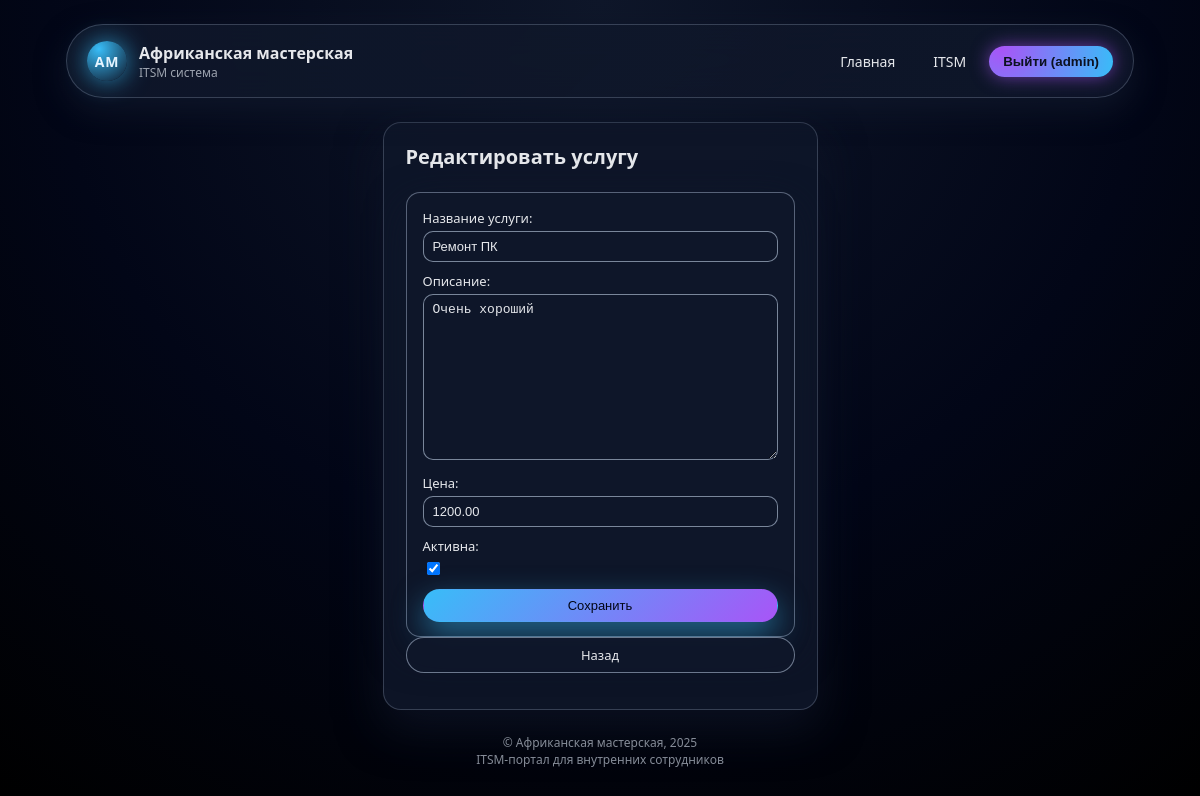
Page /itsm/services/2/edit/ (signed in) on the committed database.
### service_desk/models.py (models this page shows, shortened)
class Service(models.Model):
    name = models.CharField("Название услуги", max_length=255)
    description = models.TextField("Описание", blank=True)
    price = models.DecimalField("Цена", max_digits=10, decimal_places=2)
    is_active = models.BooleanField("Активна", default=True)

### service_desk/views.py (the view)
# urls.py: path('itsm/services/<int:pk>/edit/', views.service_edit, name='service_edit'),
@user_passes_test(is_admin)
def service_edit(request, pk):
    service = get_object_or_404(Service, pk=pk)
    if request.method == 'POST':
        form = ServiceForm(request.POST, instance=service)
        if form.is_valid():
            form.save()
            return redirect('service_desk:services_list')
    else:
        form = ServiceForm(instance=service)
    return render(request, 'itsm/service_form.html', {'form': form, 'title': 'Редактировать услугу'})

### service_desk/forms.py
class ServiceForm(forms.ModelForm):
    class Meta:
        model = Service
        fields = ["name", "description", "price", "is_active"]

### service_desk/views.py (called while the page is built)
def is_admin(user):
    return user.is_superuser or user.is_staff

### templates/itsm/service_form.html (shortened to what this page needs)
{% extends 'base.html' %}
{% block content %}
<div class="section-header">
    <h2>{{ title }}</h2>
</div>
<form method="post" class="form-card">
    {{ form.as_p }}
    <button class="btn btn-primary btn-full mt-3">Сохранить</button>
</form>
<a href="{% url 'service_desk:services_list' %}" class="btn btn-secondary mt-3">Назад</a>
{% endblock %}

### templates/base.html (shortened to what this page needs)
<!DOCTYPE html>
<html lang="ru">
<head>
    <link rel="stylesheet" href="/static/css/style.css">
</head>
<body>
<div class="app-shell">
    <header class="main-header">
        <div class="logo-block">
            <div class="logo-circle">AM</div>
            <div>
                <h1 class="app-title">Африканская мастерская</h1>
                <p class="app-subtitle">ITSM система</p>
            </div>
        </div>
        <nav class="main-nav">
            <a class="nav-link" href="{% url 'service_desk:index' %}">Главная</a>
            {% if user.is_authenticated %}
                <a class="nav-link" href="{% url 'service_desk:itsm_dashboard' %}">
                    ITSM
                </a>
                <form action="{% url 'logout' %}" method="post" style="display:inline;">
                    <button class="nav-link nav-link-accent" type="submit">
                        Выйти ({{ user.username }})
                    </button>
                </form>
            {% else %}
                <a class="nav-link nav-link-accent" href="{% url 'login' %}">
                    Вход
                </a>
            {% endif %}
        </nav>
    </header>
    <main class="main-content section section-narrow">
        {% block content %}{% endblock %}
    </main>
    <footer class="main-footer">
        © Африканская мастерская, 2025<br>
        ITSM-портал для внутренних сотрудников
    </footer>
</div>
</body>
</html>

### static/css/style.css (style rules this page uses)
:root { --bg: #050816; --bg-elevated: rgba(15, 23, 42, 0.9); --border-subtle: rgba(148, 163, 184, 0.3); --primary: #38bdf8; --primary-soft: rgba(56, 189, 248, 0.15); --accent: #a855f7; --text-main: #e5e7eb; --text-muted: #9ca3af; --danger: #ef4444; --success: #22c55e; --radius-lg: 18px; --shadow-soft: 0 18px 45px rgba(15, 23, 42, 0.7); }
*, *::before, *::after { box-sizing: border-box; }
html, body { margin: 0; padding: 0; height: 100%; font-family: system-ui, -apple-system, BlinkMacSystemFont, "Segoe UI", sans-serif; color: var(--text-main); background: radial-gradient(circle at top, #0f172a 0, #020617 55%, #000 100%); }
body { position: relative; overflow-x: hidden; }
.app-shell { min-height: 100vh; max-width: 1100px; margin: 0 auto; padding: 24px 16px 32px; display: flex; flex-direction: column; gap: 24px; }
.main-header { display: flex; align-items: center; justify-content: space-between; padding: 16px 20px; border-radius: 999px; background: linear-gradient(135deg, rgba(15,23,42,0.92), rgba(15,23,42,0.88)); box-shadow: 0 12px 30px rgba(15, 23, 42, 0.85); border: 1px solid rgba(148, 163, 184, 0.3); backdrop-filter: blur(16px); gap: 16px; }
.logo-block { display: flex; align-items: center; gap: 12px; }
.logo-circle { width: 40px; height: 40px; border-radius: 999px; background: radial-gradient(circle at 30% 20%, #38bdf8, #0f172a); display: flex; align-items: center; justify-content: center; font-weight: 700; font-size: 14px; letter-spacing: 0.06em; color: #e5f4ff; box-shadow: 0 0 25px rgba(56, 189, 248, 0.7); }
.app-title { margin: 0; font-size: 16px; font-weight: 600; }
.app-subtitle { margin: 0; font-size: 12px; color: var(--text-muted); }
.main-nav { display: flex; align-items: center; gap: 8px; font-size: 14px; }
.nav-link { padding: 8px 14px; border-radius: 999px; color: var(--text-main); text-decoration: none; border: 1px solid transparent; transition: all 0.18s ease-out; }
.nav-link-accent { background: radial-gradient(circle at 10% 10%, var(--accent), var(--primary)); border: none; color: #0b1120; font-weight: 600; box-shadow: 0 0 18px rgba(168, 85, 247, 0.6); }
.main-content { flex: 1; display: flex; flex-direction: column; }
.main-footer { margin-top: auto; font-size: 12px; color: var(--text-muted); text-align: center; opacity: 0.85; }
.section { padding: 20px 22px; border-radius: var(--radius-lg); background: var(--bg-elevated); border: 1px solid var(--border-subtle); box-shadow: var(--shadow-soft); }
.section-narrow { max-width: 560px; margin-inline: auto; }
.section-header { margin-bottom: 18px; }
.section-header h2 { margin: 0 0 4px; font-size: 20px; }
.btn { display: inline-flex; align-items: center; justify-content: center; gap: 6px; padding: 8px 14px; border-radius: 999px; border: 1px solid transparent; font-size: 13px; font-weight: 500; cursor: pointer; text-decoration: none; transition: all 0.15s ease-out; }
.btn-primary { background: linear-gradient(135deg, #38bdf8, #a855f7); color: #020617; box-shadow: 0 12px 30px rgba(56, 189, 248, 0.5); }
.btn-secondary { border-color: rgba(148, 163, 184, 0.7); background: rgba(15, 23, 42, 0.95); color: var(--text-main); }
.btn-full { width: 100%; }
.form-card { padding: 16px 16px 14px; border-radius: 14px; background: rgba(15, 23, 42, 0.95); border: 1px solid rgba(148, 163, 184, 0.55); box-shadow: 0 14px 38px rgba(15, 23, 42, 0.95); }
.form-card p { margin: 0 0 10px; font-size: 13px; }
.form-card label { display: block; margin-bottom: 4px; font-size: 13px; }
.form-card input[type="text"], .form-card input[type="number"], .form-card input[type="password"], .form-card textarea, .form-card select { width: 100%; padding: 7px 9px; border-radius: 10px; border: 1px solid rgba(148, 163, 184, 0.8); background: rgba(15, 23, 42, 0.9); color: var(--text-main); font-size: 13px; outline: none; transition: border-color 0.12s ease-out, box-shadow 0.12s ease-out, background 0.12s ease-out; }
.form-card textarea { resize: vertical; }

### rows in the picture
Service: name "Ремонт ПК", description "Очень хороший", price "1200.00", is_active "☑"

### other values in the picture
{{ user.username }} "admin"
{{ title }} "Редактировать услугу"
